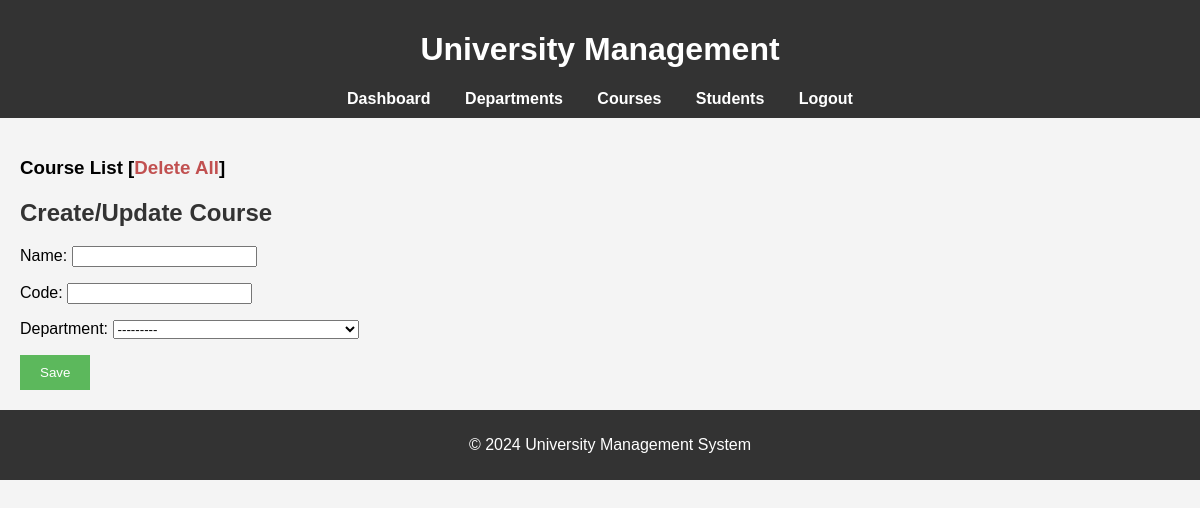
Page /courses/ (signed in) on the earlier database version.
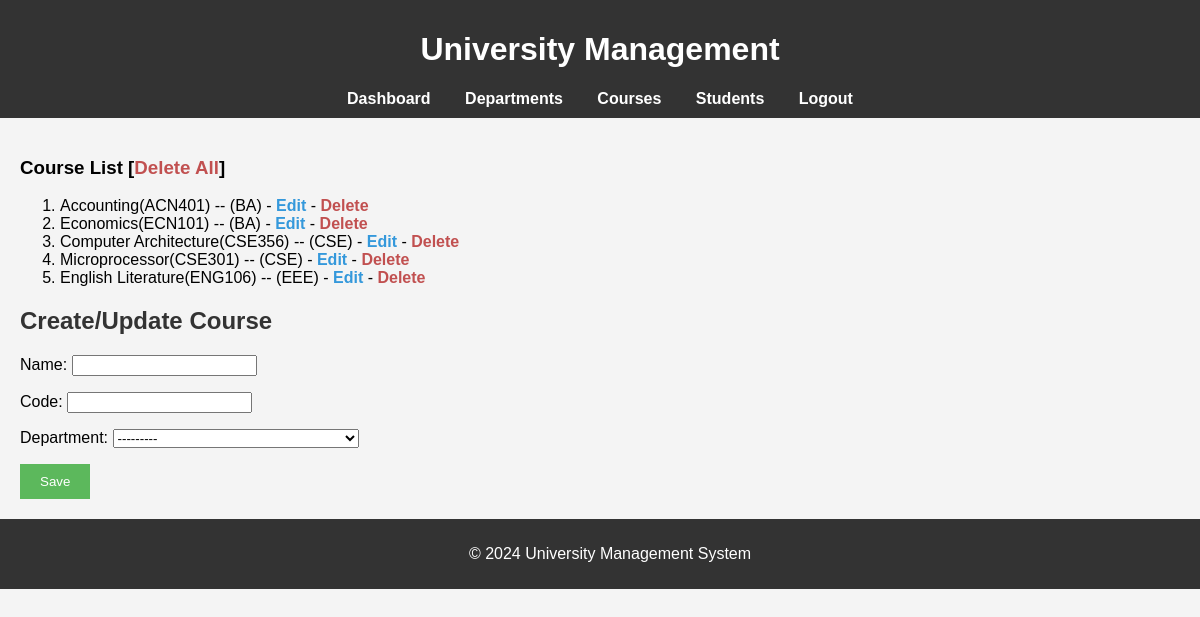
Same page on the later database version.
### university/models.py (models this page shows, shortened)
class Departments(models.Model):
    name = models.CharField(max_length=50)
    code = models.CharField(max_length=5)
    def __str__(self):
        return self.name
    class Meta:
        ordering = ["name"]

class Courses(models.Model):
    name = models.CharField(max_length=50)
    code = models.CharField(max_length=10)
    department = models.ForeignKey(Departments, on_delete=models.CASCADE)
    class Meta:
        ordering = ["department", "name"]

### university/views.py (the view)
# urls.py: path("courses/", views.create_course, name="create_course"),
@login_required(login_url="login")
def create_course(request):
    if request.method == "POST":
        form = CourseForm(request.POST)
        if form.is_valid():
            form.save()
            return redirect("create_course")
    form = CourseForm()
    return render(request, "courses.html", {"form": form})

### university/forms.py
class CourseForm(forms.ModelForm):
    class Meta:
        model = Courses
        fields = "__all__"

### people/context_processor.py (called while the page is built)
def people_processor(request):
    students = Students.objects.all()
    teachers = Teachers.objects.all()
    return {
        "students" : students,
        "teachers" : teachers
    }

### university/context_processor.py (called while the page is built)
def university_processor(request):
    departments = Departments.objects.all()
    courses = Courses.objects.all()
    return {
        "departments" : departments,
        "courses" : courses,
    }

### templates/courses.html (shortened to what this page needs)
{% extends 'base.html' %}
{% block content %}
    <h3>Course List <span>[<a id="delete" href="{% url 'delete_all_course' %}">Delete All</a>]</span></h3>
    <ol>
        {% for course in courses %}
            <li>{{ course.name }}({{ course.code }}) -- ({{course.department.code}}) - <a href="{% url 'edit_course' course.id %}">Edit</a> - <a href="{% url 'delete_course' course.id %}" id="delete">Delete</a></li>
        {% endfor %}
    </ol>
<h2>Create/Update Course</h2>
<form method="POST">
    {{ form.as_p }}
    <button type="submit">Save</button>
</form>
{% endblock %}

### templates/base.html (shortened to what this page needs)
{% load static %}
<!DOCTYPE html>
<html lang="en">
<head>
    <link rel="stylesheet" href="{% static 'css/styles.css' %}">
</head>
<body>
    <header>
        <h1>University Management</h1>
        <nav>
            {% if user.is_authenticated %}
                <a href="{% url 'dashboard' %}">Dashboard</a>
                <a href="{% url 'create_department' %}">Departments</a>
                <a href="{% url 'create_course' %}">Courses</a>
                <a href="{% url 'add_student' %}">Students</a>
                <a href="{% url 'logout' %}">Logout</a>
            {% else %}
                <a href="{% url 'register' %}">Sign Up</a>
                <a href="{% url 'login' %}">Login</a>
            {% endif %}
        </nav>
    </header>
    <main>
        {% block content %}{% endblock %}
    </main>
    <footer>
        <p>&copy; 2024 University Management System</p>
    </footer>
</body>
</html>

### static/css/styles.css (style rules this page uses)
body { font-family: Arial, sans-serif; margin: 0; padding: 0; background-color: #f4f4f4; }
header { background-color: #333; color: white; padding: 10px 0; text-align: center; }
nav a { color: white; margin: 0 15px; text-decoration: none; }
main { padding: 20px; }
footer { background-color: #333; color: white; text-align: center; padding: 10px; bottom: 0; width: 100%; }
h2 { color: #333; }
button { background-color: #5cb85c; color: white; border: none; padding: 10px 20px; cursor: pointer; }
a { text-decoration: none; color: #3498db; font-weight: bold; transition: color 0.3s ease; }
#delete { color : #c15050; }

Differences in the rows shown:
added Courses: name "Accounting", code "ACN401", department.code "BA"
added Courses: name "Economics", code "ECN101", department.code "BA"
added Courses: name "Computer Architecture", code "CSE356", department.code "CSE"
added Courses: name "Microprocessor", code "CSE301", department.code "CSE"
added Courses: name "English Literature", code "ENG106", department.code "EEE"
